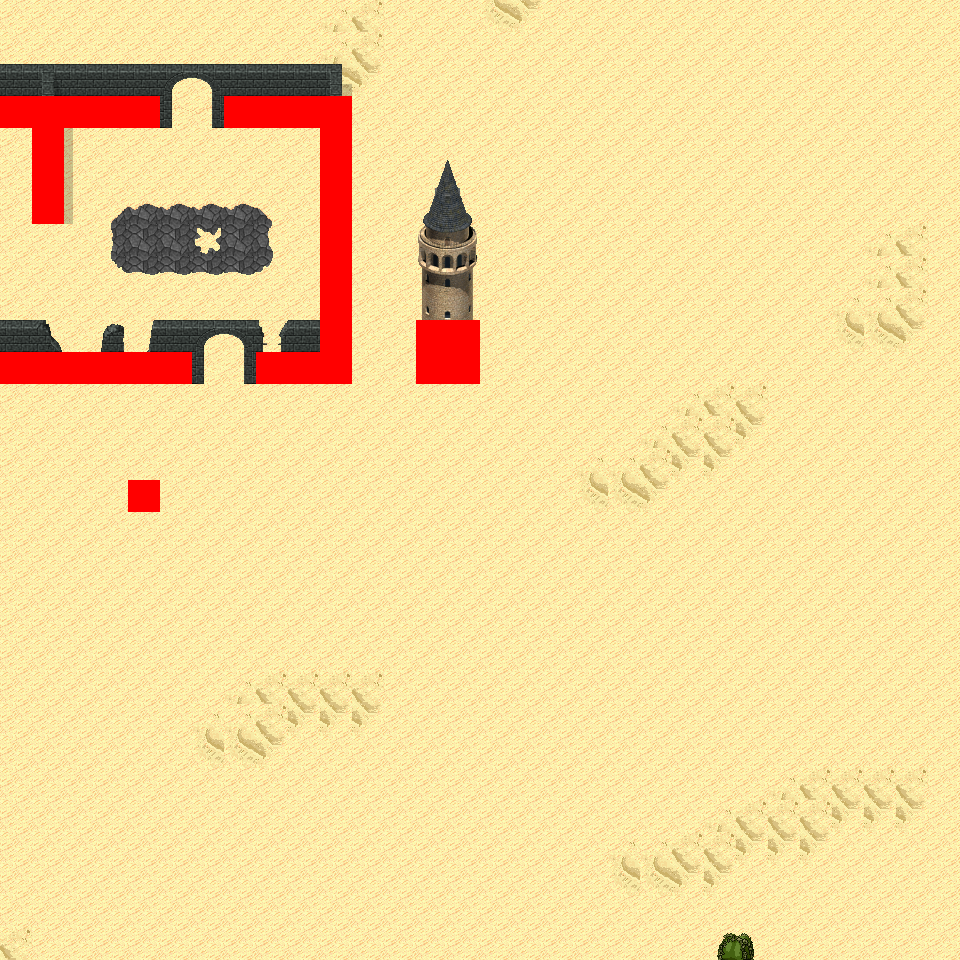

This game map was drawn from its Tiled (.tmx) file and the tilesets committed beside it. A one-line description and the trimmed map source follow:
An orthogonal 30x30 tile map with 32x32 px tiles, 6 tile layers (Ground, Object, Object2, Above, ...), 14 tilesets and 6 objects (6x mapExit).

<map version="1.0" orientation="orthogonal" renderorder="right-down" width="30" height="30" tilewidth="32" tileheight="32" nextobjectid="7">
  <tileset firstgid="1" name="tileset_logic_collision" tilewidth="32" tileheight="32" tilecount="1" columns="1">
    <image source="../drawable/tileset_logic_collision.png" width="32" height="32" />
  </tileset>
  <tileset firstgid="2" name="tileset_ground_ground" tilewidth="32" tileheight="32" tilecount="33" columns="3">
    <image source="../drawable/tileset_ground_ground.png" width="96" height="352" />
  </tileset>
  <tileset firstgid="35" name="tileset_terrain_desert" tilewidth="32" tileheight="32" tilecount="88" columns="8">
    <image source="../drawable/tileset_terrain_desert.png" width="256" height="352" />
  </tileset>
  <tileset firstgid="123" name="tileset_building_stone_ruins" tilewidth="32" tileheight="32" tilecount="72" columns="6">
    <image source="../drawable/tileset_building_stone_ruins.png" width="192" height="384" />
  </tileset>
  <tileset firstgid="195" name="tileset_ground_sand_edges" tilewidth="32" tileheight="32" tilecount="15" columns="5">
    <image source="../drawable/tileset_ground_sand_edges.png" width="160" height="96" />
  </tileset>
  <tileset firstgid="210" name="tileset_ground_slate_tiles" tilewidth="32" tileheight="32" tilecount="15" columns="5">
    <image source="../drawable/tileset_ground_slate_tiles.png" width="160" height="96" />
  </tileset>
  <tileset firstgid="225" name="tileset_ground_sand_2" tilewidth="32" tileheight="32" tilecount="15" columns="5">
    <image source="../drawable/tileset_ground_sand_2.png" width="160" height="96" />
  </tileset>
  <tileset firstgid="240" name="tileset_plant_cactus_2" tilewidth="32" tileheight="32" tilecount="10" columns="5">
    <image source="../drawable/tileset_plant_cactus_2.png" width="160" height="64" />
  </tileset>
  <tileset firstgid="250" name="tileset_plant_round_cactuses" tilewidth="32" tileheight="32" tilecount="20" columns="10">
    <image source="../drawable/tileset_plant_round_cactuses.png" width="320" height="64" />
  </tileset>
  <tileset firstgid="270" name="tileset_plant_tree_banana_tree" tilewidth="32" tileheight="32" tilecount="40" columns="4">
    <image source="../drawable/tileset_plant_tree_banana_tree.png" width="128" height="320" />
  </tileset>
  <tileset firstgid="310" name="tileset_plant_tree_palm_tree" tilewidth="32" tileheight="32" tilecount="6" columns="2">
    <image source="../drawable/tileset_plant_tree_palm_tree.png" width="64" height="96" />
  </tileset>
  <tileset firstgid="316" name="tileset_plant_tree_palm_trees" tilewidth="32" tileheight="32" tilecount="40" columns="4">
    <image source="../drawable/tileset_plant_tree_palm_trees.png" width="128" height="320" />
  </tileset>
  <tileset firstgid="356" name="tileset_building_stone_tower" tilewidth="32" tileheight="32" tilecount="14" columns="2">
    <image source="../drawable/tileset_building_stone_tower.png" width="64" height="224" />
  </tileset>
  <tileset firstgid="370" name="tileset_plant_bush_large_green" tilewidth="32" tileheight="32" tilecount="9" columns="3">
    <image source="../drawable/tileset_plant_bush_large_green.png" width="96" height="96" />
  </tileset>
  <layer name="Ground" width="30" height="30">
    <data>[900 cells, 900 non-empty, 6 distinct tile ids]</data>
  </layer>
  <layer name="Object" width="30" height="30">
    <data>[900 cells, 41 non-empty, 22 distinct tile ids]</data>
  </layer>
  <layer name="Object2" width="30" height="30">
    <data>[900 cells, 6 non-empty, 3 distinct tile ids]</data>
  </layer>
  <layer name="Above" width="30" height="30">
    <data>[900 cells, 48 non-empty, 27 distinct tile ids]</data>
  </layer>
  <layer name="Above2" width="30" height="30">
    <data>[900 cells, 0 non-empty, 0 distinct tile ids]</data>
  </layer>
  <layer name="Walkable" width="30" height="30">
    <data>[900 cells, 33 non-empty, 1 distinct tile ids]</data>
  </layer>
  <objectgroup name="MapEvents">
    <object id="1" name="north" type="mapExit" x="0" y="0" width="960" height="32">
      <properties>
        <property name="map" value="level_0_x36_y111" />
        <property name="x" value="0" />
        <property name="y" value="28" />
      </properties>
    </object>
    <object id="2" name="south" type="mapExit" x="0" y="928" width="960" height="32">
      <properties>
        <property name="map" value="level_0_x36_y113" />
        <property name="x" value="0" />
        <property name="y" value="1" />
      </properties>
    </object>
    <object id="3" name="west" type="mapExit" x="0" y="0" width="32" height="96">
      <properties>
        <property name="map" value="level_0_x35_y112" />
        <property name="x" value="28" />
        <property name="y" value="0" />
      </properties>
    </object>
    <object id="4" name="west2" type="mapExit" x="0" y="128" width="32" height="224">
      <properties>
        <property name="map" value="level_0_x35_y112" />
        <property name="x" value="28" />
        <property name="y" value="4" />
      </properties>
    </object>
    <object id="5" name="west3" type="mapExit" x="0" y="384" width="32" height="576">
      <properties>
        <property name="map" value="level_0_x35_y112" />
        <property name="x" value="28" />
        <property name="y" value="12" />
      </properties>
    </object>
    <object id="6" name="east" type="mapExit" x="928" y="0" width="32" height="960">
      <properties>
        <property name="map" value="level_0_x37_y112" />
        <property name="x" value="1" />
        <property name="y" value="0" />
      </properties>
    </object>
  </objectgroup>
</map>
